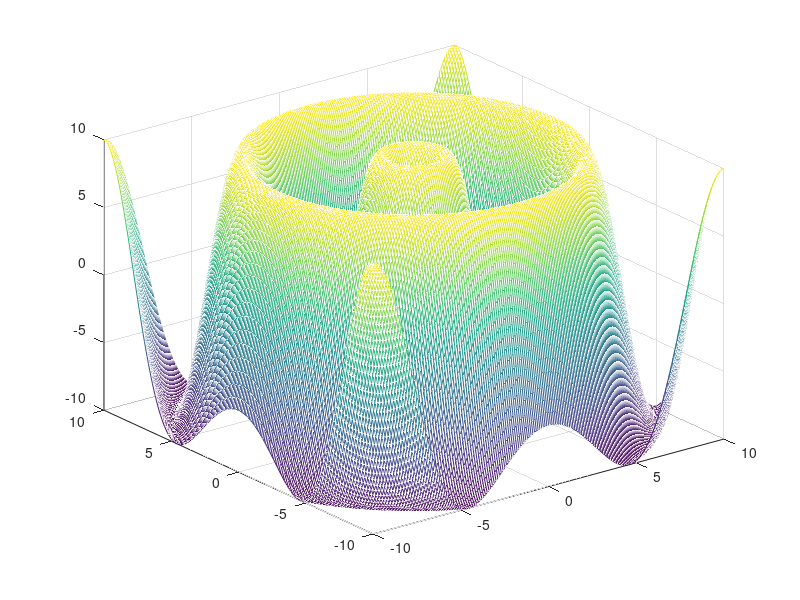
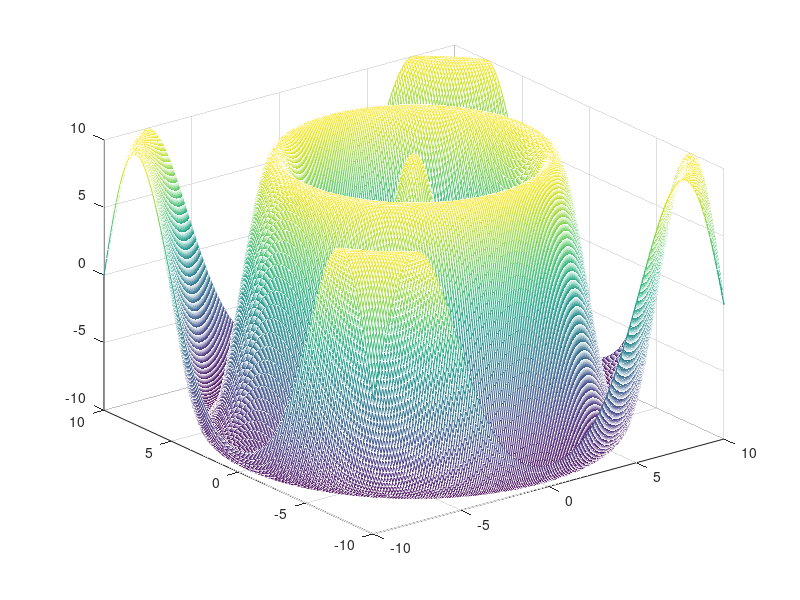

Source code (MATLAB) for these figures, in order:
% 3 D plot using mesh
% Date 2021-01-16
[x,y] = meshgrid(-10:0.1:10); 
t = sqrt(x.^2+y.^2);

figure(1)
z1=(10*sin(t));
mesh(x,y,z1)
figure(2)
z2 =(10*cos(t));
mesh(x,y,z2)
fprintf("FINISH");
fprintf('\n');